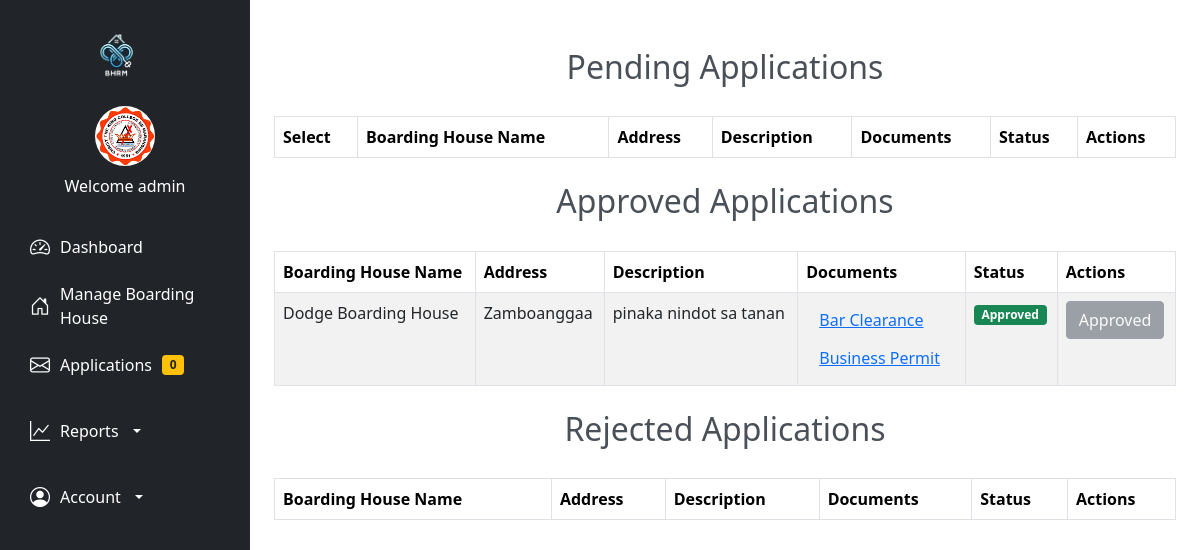
/php/bhapplications.php (signed in), run on the app's committed database.
### tables this page shows
CREATE TABLE `users` (
  `id` int(11) NOT NULL,
  `image` varchar(255) NOT NULL,
  `fname` varchar(50) NOT NULL,
  `lname` varchar(50) NOT NULL,
  `gender` varchar(255) NOT NULL,
  `uname` varchar(50) NOT NULL,
  `pass` varchar(50) NOT NULL,
  `role` varchar(50) NOT NULL,
  `hname` varchar(255) NOT NULL
);

CREATE TABLE `bhapplication` (
  `id` int(11) NOT NULL,
  `owner` varchar(255) NOT NULL,
  `hname` varchar(25) NOT NULL,
  `haddress` varchar(25) NOT NULL,
  `contact_no` int(255) NOT NULL,
  `status` varchar(255) NOT NULL,
  `landlord` varchar(255) NOT NULL
);

CREATE TABLE `description` (
  `id` int(255) NOT NULL,
  `bh_description` varchar(255) NOT NULL,
  `hname` varchar(255) NOT NULL,
  `owner` varchar(255) NOT NULL
);

### php/bhapplications.php (the view, shortened to what this page needs)
<?php
include 'connection.php';
?>
<!DOCTYPE html>
<html lang="en">
<head>
    <link href="https://cdn.jsdelivr.net/npm/bootstrap@5.3.1/dist/css/bootstrap.min.css" rel="stylesheet">
    <link rel="stylesheet" type="text/css" href="https://cdn.datatables.net/1.11.5/css/jquery.dataTables.min.css">
</head>
<body>
    <?php include '../navadmin.php'; ?>
    <div class="container my-5">
        <h2 class="text-center mb-4">Pending Applications</h2>
        <table id="applicationsTable" class="table table-striped table-bordered">
            <thead>
                <tr>
                    <th>Select</th>
                    <th>Boarding House Name</th>
                    <th>Address</th>
                    <th>Description</th>
                    <th>Documents</th>
                    <th>Status</th>
                    <th>Actions</th>
                </tr>
            </thead>
        </table>
        <h2 class="text-center my-4">Approved Applications</h2>
        <table id="approvedApplicationsTable" class="table table-striped table-bordered">
            <thead>
                <tr>
                    <th>Boarding House Name</th>
                    <th>Address</th>
                    <th>Description</th>
                    <th>Documents</th>
                    <th>Status</th>
                    <th>Actions</th>
                </tr>
            </thead>
            <tbody>
                <?php
                $query = "SELECT DISTINCT bhapplication.hname, bhapplication.*, documents.*, description.*
                          FROM bhapplication
                          INNER JOIN documents ON bhapplication.hname = documents.hname
                          INNER JOIN description ON bhapplication.hname = description.hname
                          WHERE bhapplication.status = 'APPROVED'
                          ORDER BY bhapplication.id DESC";
                $result = mysqli_query($conn, $query);
                while ($fetch = mysqli_fetch_assoc($result)):
                ?>
                    <tr>
                        <td><?php echo $fetch['hname']; ?></td>
                        <td><?php echo $fetch['haddress']; ?></td>
                        <td><?php echo $fetch['bh_description']; ?></td>
                        <td>
                            <a href="../<?php echo $fetch['bar_clear']; ?>" class="btn btn-link" target="_blank">Bar Clearance</a><br>
                            <a href="../<?php echo $fetch['bus_per']; ?>" class="btn btn-link" target="_blank">Business Permit</a>
                        </td>
                        <td><span class="badge bg-success">Approved</span></td>
                        <td><button class="btn btn-secondary" disabled>Approved</button></td>
                    </tr>
                <?php endwhile; ?>
            </tbody>
        </table>
        <h2 class="text-center my-4">Rejected Applications</h2>
        <table id="rejectedApplicationsTable" class="table table-striped table-bordered">
            <thead>
                <tr>
                    <th>Boarding House Name</th>
                    <th>Address</th>
                    <th>Description</th>
                    <th>Documents</th>
                    <th>Status</th>
                    <th>Actions</th>
                </tr>
            </thead>
        </table>
    </div>
</body>
</html>

### navadmin.php (shortened to what this page needs)
<!DOCTYPE html>
<html lang="en">
<head>
    <link href="https://cdn.jsdelivr.net/npm/bootstrap@5.0.2/dist/css/bootstrap.min.css" rel="stylesheet">
</head>
<body>
    <?php
        if(!empty($_SESSION['uname'])){
            $uname = $_SESSION['uname'];
            $query = "select * from users where uname = '$uname'";
            $result = mysqli_query($conn, $query);
            $fetch = mysqli_fetch_assoc($result);
        }
        $query = "SELECT COUNT(*) AS new_application FROM bhapplication WHERE status = 'Pending'";
        $result = mysqli_query($conn, $query);
        $row = mysqli_fetch_assoc($result);
        $newReservations = $row['new_application'];
    ?>
<!DOCTYPE html>
<html lang="en">
<head>
    <link href="https://cdn.jsdelivr.net/npm/bootstrap@5.0.2/dist/css/bootstrap.min.css" rel="stylesheet">
    <link href="https://cdn.jsdelivr.net/npm/bootstrap-icons/font/bootstrap-icons.css" rel="stylesheet">
</head>
<body>
    <nav class="sidebar bg-dark">
        <div class="navbar-brand text-center">
            <img src="/bhrm-main/images/logo.png" alt="Logo" width="60" class="mb-3 rounded-circle">
        </div>
        <ul class="nav flex-column">
            <li class="nav-item text-center mb-4">
                <img class="rounded-circle mb-2" src="/bhrm-main/<?php echo $fetch['image'] ?? 'default.png'; ?>" alt="Profile" width="60" height="60">
                <span class="d-block text-white">Welcome <?php echo $fetch['fname'] ?? 'Guest'; ?></span>
            </li>
            <li class="nav-item">
                <a class="nav-link" href="/bhrm-main/dashboardadmin.php">
                    <i class="bi bi-speedometer2"></i>
                    <span>Dashboard</span>
                </a>
            </li>
            <li class="nav-item">
                <a class="nav-link" href="/bhrm-main/index.php">
                    <i class="bi bi-house-door"></i>
                    <span>Manage Boarding House</span>
                </a>
            </li>
            <li class="nav-item">
                <a class="nav-link" href="/bhrm-main/php/bhapplications.php">
                    <i class="bi bi-envelope"></i>
                    <span>Applications</span>
                    <span class="badge bg-warning text-dark"><?php echo $newReservations; ?></span>
                </a>
            </li>
            <li class="nav-item dropdown mt-3">
                <a class="nav-link text-white dropdown-toggle" href="#" id="reportsMenu" role="button">
                    <i class="bi bi-graph-up"></i>
                    <span>Reports</span>
                </a>
            </li>
            <li class="nav-item dropdown mt-3">
                <a class="nav-link text-white dropdown-toggle" href="#" id="accountMenu" role="button">
                    <i class="bi bi-person-circle"></i>
                    <span>Account</span>
                </a>
            </li>
        </ul>
    </nav>
</body>
</html>

### php/bhapplications.php (style rules this page uses)
body { background-color: #f8f9fa; }
h2 { color: #495057; font-weight: 700; }
table { margin-top: 30px; }
.badge { font-size: 0.9rem; }

### navadmin.php (style rules this page uses)
body { margin-left: 250px; transition: margin-left 0.3s ease; }
.sidebar { position: fixed; top: 0; left: 0; height: 100vh; width: 250px; background-color: #343a40; padding: 20px 15px; z-index: 1000; overflow-y: auto; transition: all 0.3s ease; }
.sidebar .nav-link { color: white; display: flex; align-items: center; font-size: 16px; padding: 10px 15px; gap: 10px; border-radius: 5px; transition: all 0.3s ease; }
.sidebar .nav-link i { font-size: 20px; }

### data on the page
users: image (picture), fname "admin"
bhapplication: description.hname "Dodge Boarding House", haddress "Zamboanggaa", description.bh_description "pinaka nindot sa tanan"

### other printed values
$newReservations "0"
